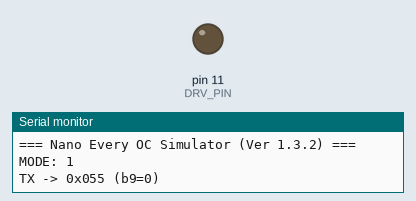
The sketch below on a simulated Arduino Nano Every. Parts: output pins drawn as LEDs (lit = HIGH), the last lines printed to the serial monitor.

Above: at 0.05 s.
At 1.1 s:
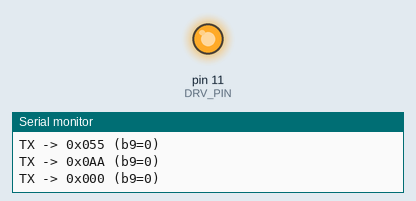
At 2.25 s:
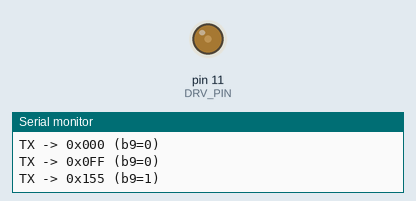
Timing chart, 0 to 6.3 s (numbered marks = the images above):
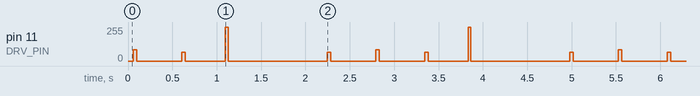

The sketch:

NanoEvery_OC_Simulator_V1.0.ino
```cpp
/*
 * ===========================================================================================
 * Project:  FOR-TC-OC Ver 1.3.2 - OC Bus Simulator (Final Test Edition)
 * Hardware: Arduino Nano Every
 * Pins:     SIG=D10 (Monitor), DRV=D11 (Q2 Driver)
 * Logic:    Standard UART (300 bps, 9-bit, LSB First)
 * ===========================================================================================
 */

#include <Arduino.h>

// --- 配線設定 (Ver 1.3.2 準拠) ---
const uint8_t SIG_PIN = 10;   // [RX] 5V-SIG監視
const uint8_t DRV_PIN = 11;   // [TX] Q2 MOSFETゲート駆動 (HIGH=ON=PullLow) [cite: 52]

// --- 通信条件 ---
const uint32_t BAUD   = 300;
const uint32_t BIT_US = 1000000UL / BAUD; // 約 3333 us

// --- 動作モード切替 ---
// 1: 送信単体 (ESP32スニファ確認用)
// 2: 受信単体 (ESP32送信テスト用)
// 3: エコーバック (相互通信用)
#define MODE 1

// --- デバッグ用内部プルアップ設定 ---
#define USE_INTERNAL_PULLUP 0 // 外部プルアップ(R6)故障疑い時のみ 1 にする

// --- バス制御関数 ---
static inline void busRelease() { digitalWrite(DRV_PIN, LOW); }  // Q2 OFF -> バス解放 (High) [cite: 52]
static inline void busPullLow() { digitalWrite(DRV_PIN, HIGH); } // Q2 ON  -> バス引下 (Low) [cite: 90]
static inline bool busIsHigh()  { return digitalRead(SIG_PIN) == HIGH; }

/** 3桁16進数表示用ヘルパー (Nano Everyのprintf欠如対策) */
void printHex3(uint16_t v9) {
  uint16_t v = (v9 & 0x1FF); // 9bitマスク
  Serial.print(F("0x"));
  if (v < 0x100) Serial.print('0');
  if (v < 0x010) Serial.print('0');
  Serial.print(v, HEX);
}

/** 1ビット出力 (論理1=High, 0=Low) */
static inline void sendBit(bool bit1) {
  if (bit1) busRelease();
  else      busPullLow();
  delayMicroseconds(BIT_US);
}

/** 9bitフレーム送信 (LSB First) */
void send9(uint16_t v9) {
  busRelease(); delayMicroseconds(BIT_US); // アイドル確保

  sendBit(false); // Start (Low)
  for (int i = 0; i < 8; i++) sendBit((v9 >> i) & 1); // Data 0-7
  sendBit((v9 >> 8) & 1); // 9th Bit
  sendBit(true);          // Stop (High)

  busRelease(); delayMicroseconds(BIT_US * 2); // フレーム間隔
}

/** 9bitフレーム受信 */
bool recv9(uint16_t &out) {
  uint32_t t0;
  t0 = millis();
  while (!busIsHigh()) { if (millis() - t0 > 1000) return false; } // Idle待ち
  t0 = millis();
  while (busIsHigh())  { if (millis() - t0 > 1000) return false; } // Startエッジ待ち

  delayMicroseconds(BIT_US + (BIT_US / 2)); // Bit0の中央へ

  uint16_t v = 0;
  for (int i = 0; i < 9; i++) {
    if (busIsHigh()) v |= (1U << i);
    delayMicroseconds(BIT_US);
  }

  delayMicroseconds(BIT_US / 2);
  if (!busIsHigh()) return false; // Stop bitエラー

  out = v;
  return true;
}

void setup() {
  Serial.begin(115200);

  // 安全初期化：先にLOWを確定させてからOUTPUT化
  digitalWrite(DRV_PIN, LOW);
  pinMode(DRV_PIN, OUTPUT);
  busRelease();

  #if USE_INTERNAL_PULLUP
    pinMode(SIG_PIN, INPUT_PULLUP);
  #else
    pinMode(SIG_PIN, INPUT);
  #endif

  Serial.println(F("\n=== Nano Every OC Simulator (Ver 1.3.2) ==="));
  Serial.print(F("MODE: ")); Serial.println(MODE);
}

void loop() {
#if MODE == 1
  const uint16_t patterns[] = {0x055, 0x0AA, 0x000, 0x0FF, (uint16_t)(0x100 | 0x55)};
  for (auto v : patterns) {
    Serial.print(F("TX -> ")); printHex3(v);
    Serial.print(F(" (b9=")); Serial.print((v >> 8) & 1); Serial.println(F(")"));
    send9(v);
    delay(500);
  }

#elif MODE == 2
  uint16_t v;
  if (recv9(v)) {
    Serial.print(F("RX <- ")); printHex3(v);
    Serial.print(F(" (b9=")); Serial.print((v >> 8) & 1); Serial.println(F(")"));
  }

#elif MODE == 3
  uint16_t v;
  if (recv9(v)) {
    Serial.print(F("RX <- ")); printHex3(v); Serial.println(F(" : Echo"));
    delayMicroseconds(BIT_US);
    send9(v);
  }
#endif
}
```

Measured:
- by itself, pin 11 (DRV_PIN): repeats every 2.7 s: 0/255 0.51 s, 64/255 0.04 s, 0/255 0.45 s, 255/255 0.03 s, 0/255 1.1 s, 64/255 0.04 s, 0/255 0.51 s, 85/255 0.04 s
